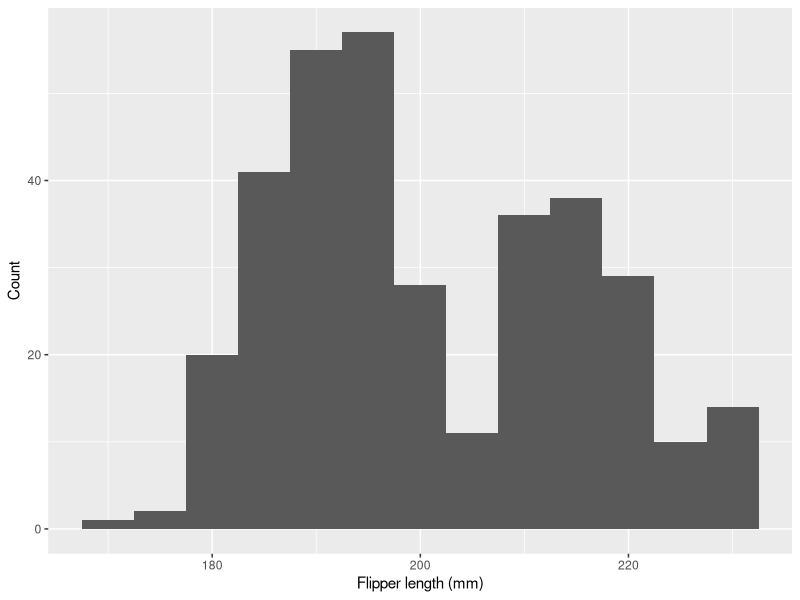
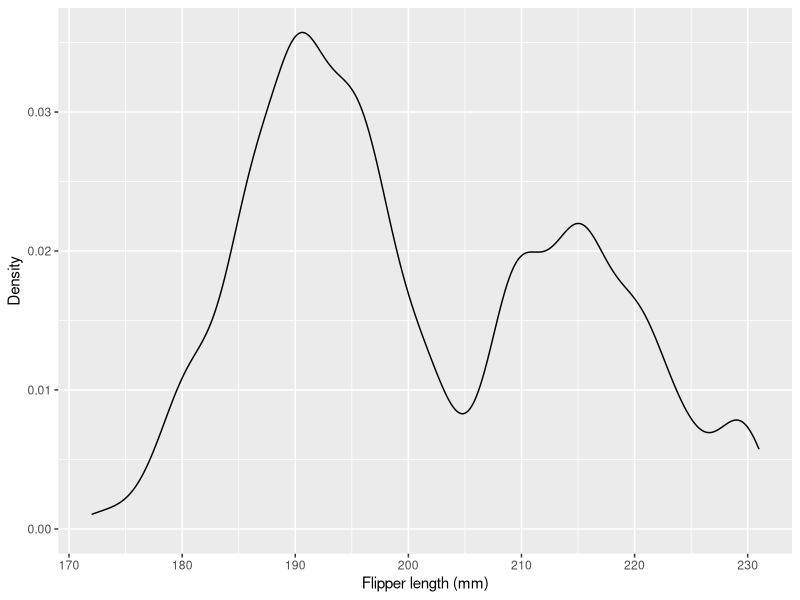
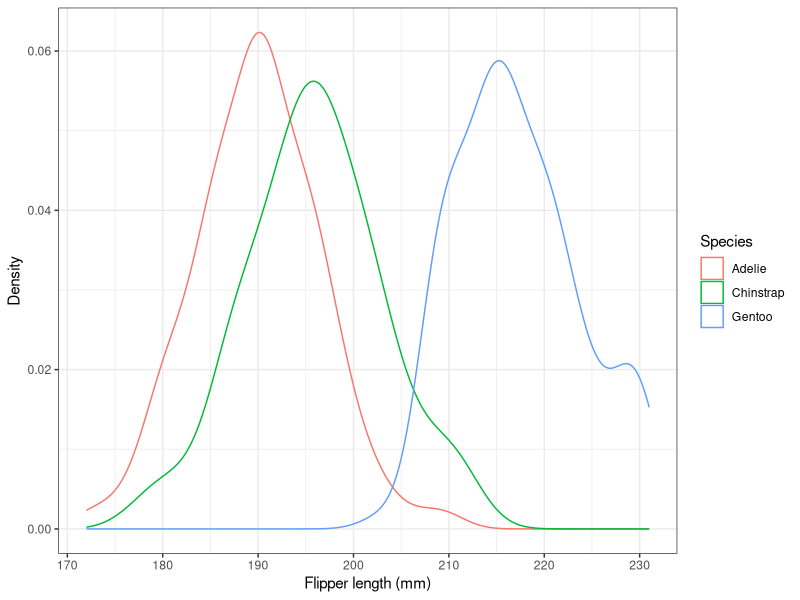
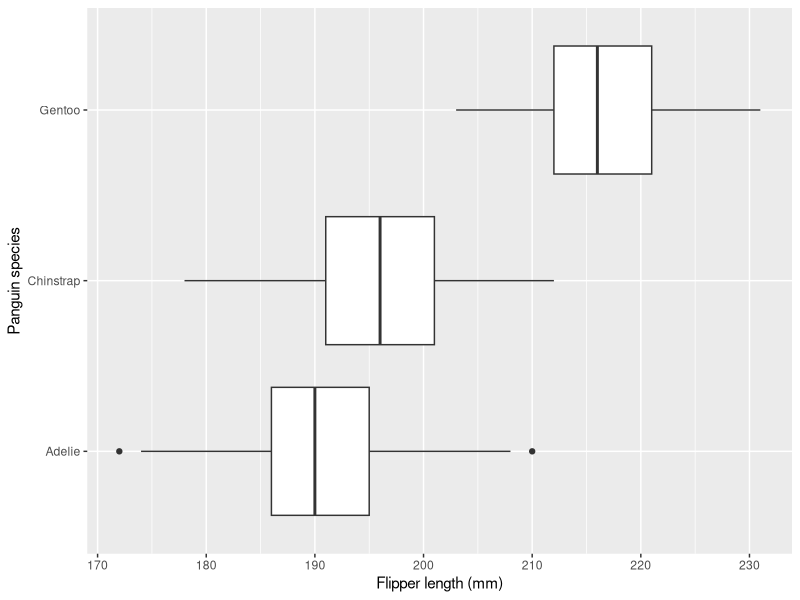
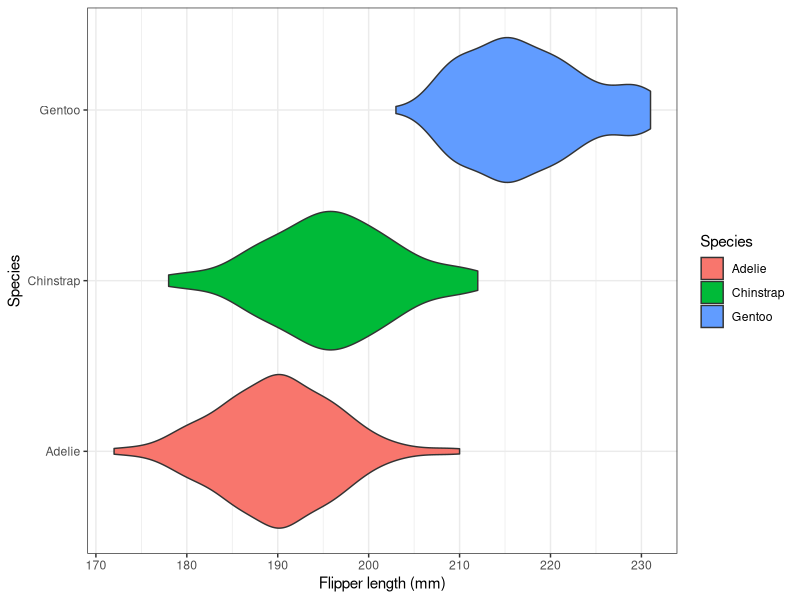
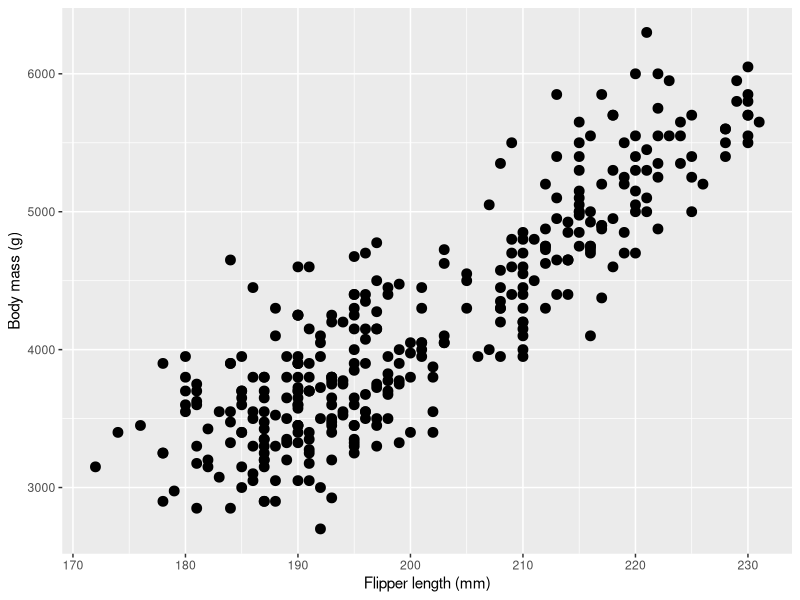
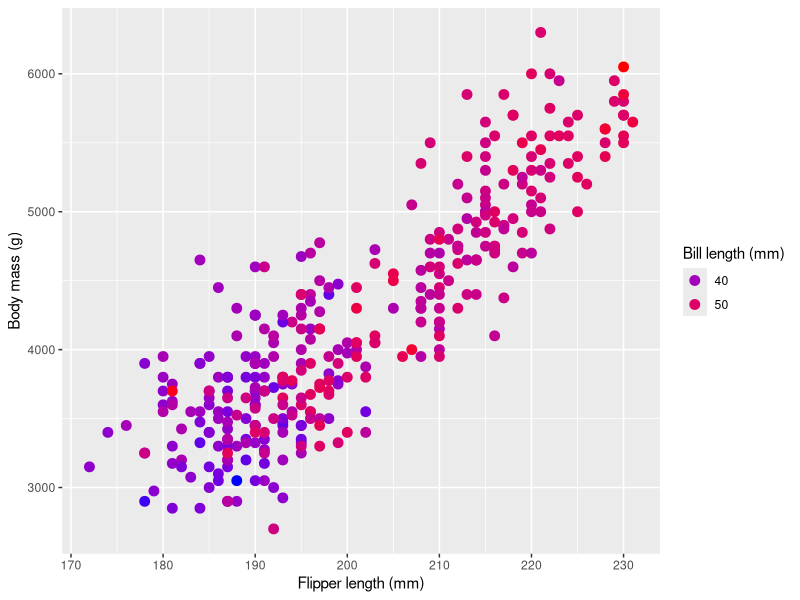
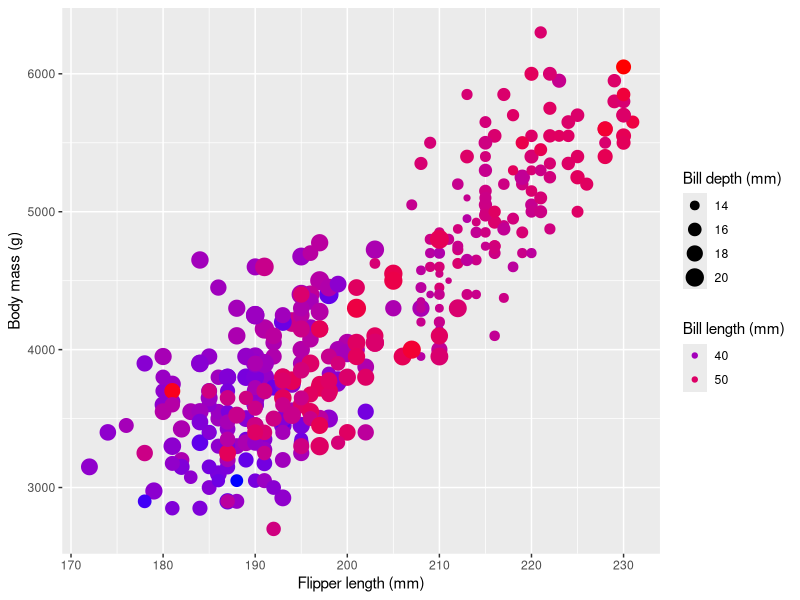

R code for these plots, in order:
install.packages("tidyverse")
library(tidyverse)

install.packages("palmerpenguins")
library(palmerpenguins)

# we can take a look at the data set by using the head()   function
head(penguins)

##  Univariate plots
# Histograms plots
univar_plot <- ggplot(data = penguins, aes(x = flipper_length_mm)) + xlab("Flipper length (mm)")
univar_plot + geom_histogram(binwidth = 5) + ylab("Count")

# the density plots
univar_plot + geom_density(adjust = 0.5) + ylab("Density")
# A density plot is a smoothed
# analogue of a histogram.
# Counts are replaced with smoothed
# bump functions ie. kernels

## Skewness
# nagative skewed data and positive ...

# Unimodal vs. multi-moda
# The number of modes refers to the number of peaks within the data.

## Bivariate plots
ggplot(data = rename(penguins, Species = species), aes(x = flipper_length_mm, color = Species)) + 
  geom_density() + theme_bw() + xlab("Flipper length (mm)") + ylab("Density")

# Box plots
ggplot(data = penguins, aes(x = flipper_length_mm, y = species)) + geom_boxplot() + 
  xlab("Flipper length (mm)") + ylab("Panguin species")

# Violin plots
ggplot(data = rename(penguins, Species = species), aes(x = flipper_length_mm, y = Species, fill = Species)) +
   geom_violin()+ theme_bw() + xlab("Flipper length (mm)")

# Scatter plots
mass_flipper_scatter <- ggplot(data = penguins, aes(y = body_mass_g, x = flipper_length_mm)) +
   xlab("Flipper length (mm)") + ylab("Body mass (g)")
mass_flipper_scatter + geom_point(size = 3)

## Multivariate plots
mass_flipper_scatter + geom_point(aes(color = bill_length_mm), size = 3) + 
   scale_color_gradient(low = "blue", high = "red") + guides(color = guide_legend("Bill length (mm)"))

mass_flipper_scatter + geom_point(aes(color = bill_length_mm, size = bill_depth_mm)) + 
   scale_color_gradient(low = "blue", high = "red") +
   guides(color = guide_legend("Bill length (mm)"), size = guide_legend("Bill depth (mm)"))

mass_flipper_scatter + geom_point(aes(color = species, shape = species))

mass_flipper_scatter + geom_text(aes(label = species, color = species)) + guides(color = guide_legend("Species"))

## Facets
# different group in different panels
mass_flipper_scatter + geom_point() + facet_wrap(~species)

## Trend lines
trend_plot <- ggplot(data = filter(penguins, species == "Gentoo"), aes(y = body_mass_g, x = flipper_length_mm)) +
   xlab("Flipper length (mm)") + ylab("Body mass (g)") + geom_point()
trend_plot + geom_smooth()
# Trend lines illustrate the relationship between two variables.
# the grey confidence region allows us to understand the degree of the uncertainty about the trend line

# create a linear lne
trend_plot + geom_smooth(method = 'lm')

## Annotation
min(filter(penguins, species == "Gentoo")$body_mass_g, na.rm = TRUE)
trend_plot + geom_smooth(method = "lm") + 
   geom_curve(x = 220, xend = 209, y = 4250, yend = 3975, arrow = arrow(length = unit(0.5, 'cm')), curvature = 0.1) + 
   geom_text(x = 225, y = 4250, label = "The lightest Gentoo \n penguin weighs 39.5kg")

